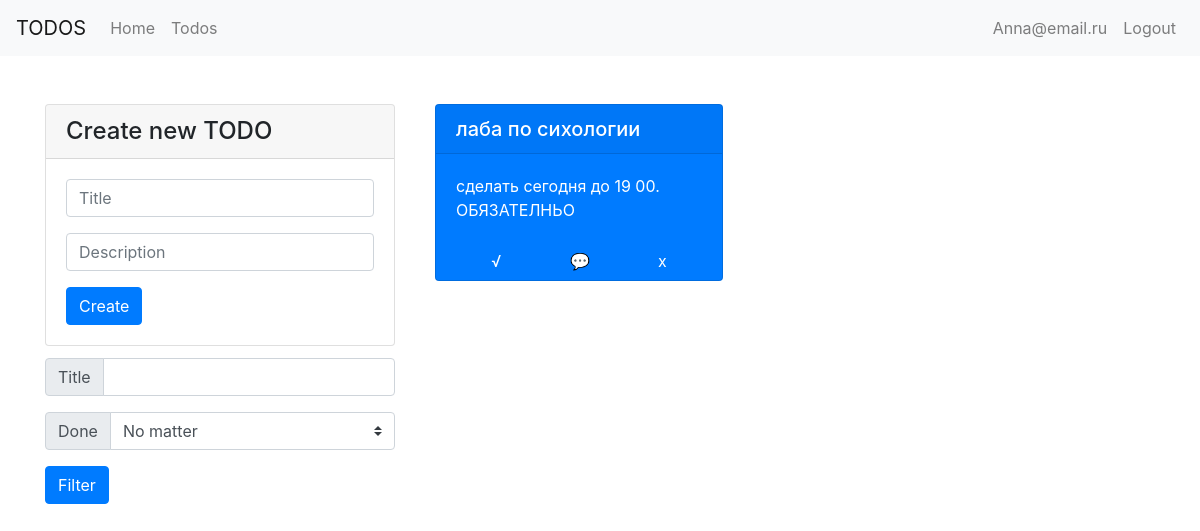
Screenshot of /todos (signed in) with the database file from the repository.
### tables this page shows
CREATE TABLE users
(
    id       integer not null
        constraint users_pk
            primary key autoincrement,
    email    text    not null,
    password text    not null
);

CREATE TABLE todos
(
    id      integer
        constraint todos_pk
            primary key autoincrement,
    title   text    not null,
    description   text    not null,
    user_id integer not null
        references users
            on update cascade on delete cascade,
    done    integer default 0
);

### app/__init__.py (the view)
@app.route('/todos')
def todos():
    if "user_id" not in session:
        return redirect('/login')
    user = Storage.get_user_by_id(session["user_id"])
    todos = Storage.get_todos_by_user_id(user.id)
    return render_template('pages/todos.html', user=user, todos=todos)

### app/storage/__init__.py (called while the page is built)
    @staticmethod
    def get_user_by_id(id):
        user_data = db.execute('SELECT * FROM users WHERE id = ?', (id,)).fetchone()
        if user_data:
            return User(*user_data)
        else:
            return None

    @staticmethod
    def get_todos_by_user_id(user_id):
        rows = db.execute('SELECT * FROM todos WHERE user_id = ?', (user_id,)).fetchall()
        return [Todo(*row) for row in rows]

### app/templates/pages/todos.html (shortened to what this page needs)
{% extends "layouts/base.html" %}
{% block main %}
<div class="container">
    <div class="row">
      <div class="col-4" style="min-width: 30%;" >
        <section class="card card-default w-50 mx-auto" style="min-width: 100%;">
            <h4 class="card-header">Create new TODO</h4>
            <form action="/todos" method="POST" class="card-body" id="form-add-todo">
                <div class="form-group">
                    <input type="text" class="form-control" placeholder="Title" aria-label="Username" aria-describedby="basic-addon1" name="title" id="title-input">
                </div>
                <div class="form-group">
                    <input type="text" class="form-control" placeholder="Description" aria-label="Username" aria-describedby="basic-addon1" name="description" id="description-input">
                </div>
                <button type="submit" class="btn btn-primary">Create</button>
            </form>
        </section>
        <div style="margin-top: 12px;">
            <div class="input-group mb-3">
                <div class="input-group-prepend">
                    <label class="input-group-text" for="filterTitle">Title</label>
                </div>
                <input type="text" class="form-control" id="filterTitle">
            </div>
            <div class="input-group mb-3">
                <div class="input-group-prepend">
                    <label class="input-group-text" for="filterDone">Done</label>
                </div>
                <select class="custom-select" id="filterDone">
                    <option value="No matter" selected="selected">No matter</option>
                </select>
            </div>
            <button class="btn btn-primary" onclick="toFilter()">Filter</button>
        </div>
    </div>
      <div class="col-6"  style="min-width: 65%;">
        <div class="d-flex flex-wrap" id="todos">
            {% for todo in todos %}
            <div id="todo{{todo.id}}" class="card text-white bg-primary mb-3" style="max-width: 18rem; margin-left: 10px; min-width: 160px;">
                {% if todo.done == 0 %}
                <h5 class="card-header">{{ todo.title }}</h5>
                <div class="card-body">
                    <p class="card-text">{{ todo.description }}</p>
                </div>
                {% else %}
                <h5 class="card-header my-text-decoration">{{ todo.title }}</h5>
                <div class="card-body my-text-decoration">
                    <p class="card-text">{{ todo.description }}</p>
                </div>
                 {% endif %}
                <div class="my-container">
                    <button type="submit" class="btn btn-primary my-button" onclick="completeTodo({{ todo.id }})">√</button>
                    <form action="/todos/{{todo.id}}">
                        <button type="submit" class="btn btn-primary my-button">💬</button>
                    </form>
                    <button type="submit" class="btn btn-primary my-button" onclick="deleteTodo({{ todo.id }})">х</button>
                </div>
            </div>
            {% endfor %}
        </div>
      </div>
    </div>
  </div>
{% endblock %}

### app/templates/layouts/base.html (shortened to what this page needs)
<!DOCTYPE html>
<head>
    <link rel="stylesheet" href="https://cdn.jsdelivr.net/npm/bootstrap@4.5.3/dist/css/bootstrap.min.css">
    <link rel="stylesheet" href="/static/css/style.css">
</head>
<body>
    <nav class="navbar navbar-expand-lg navbar-light bg-light">
        <a class="navbar-brand" href="#">TODOS</a>
        <ul class="navbar-nav mr-auto">
            <li class="nav-item">
                <a class="nav-link" href="/">Home</a>
            </li>
            {% if user %}
            <li class="nav-item">
                <a class="nav-link" href="/todos">Todos</a>
            </li>
            {% endif %}
        </ul>
        <ul class="navbar-nav ml-auto">
            {% if user %}
                <li class="nav-item">
                    <a class="nav-link" href="#"> {{ user.email }}</a>
                </li>
                <li class="nav-item">
                    <a class="nav-link" href="/logout">Logout</a>
                </li>
            {% endif %}
        </ul>
    </nav>
    <main class="containter mt-5">
        {% block main %}{% endblock %}
    </main>
</body>

### app/static/css/style.css (style rules this page uses)
.my-container { display: flex; flex-direction: row; }
.my-button { margin: auto; }

### rows the page displays
users: email "Anna@email.ru"
todos: title "лаба по сихологии", description "сделать сегодня до 19 00. ОБЯЗАТЕЛНЬО"
